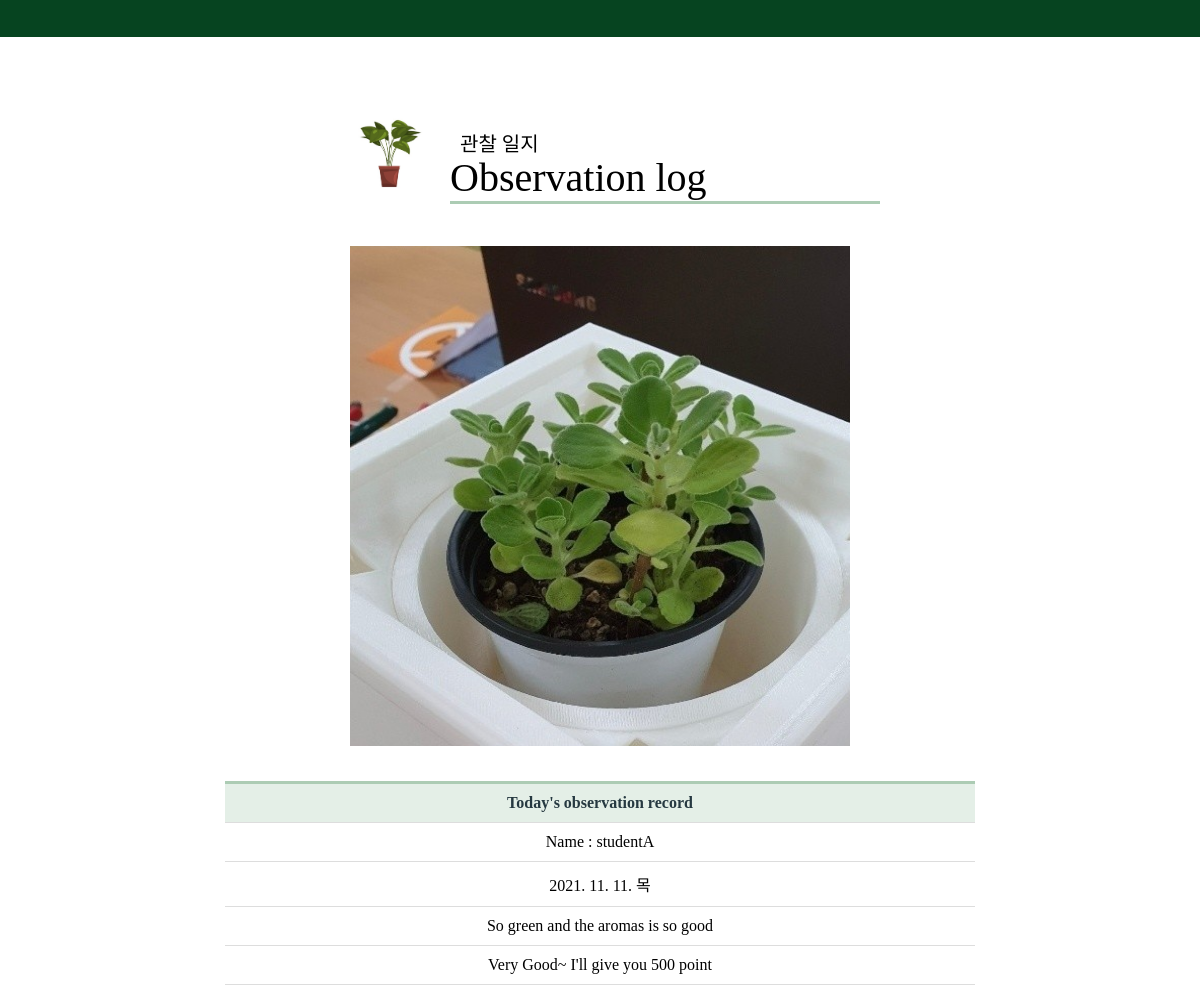
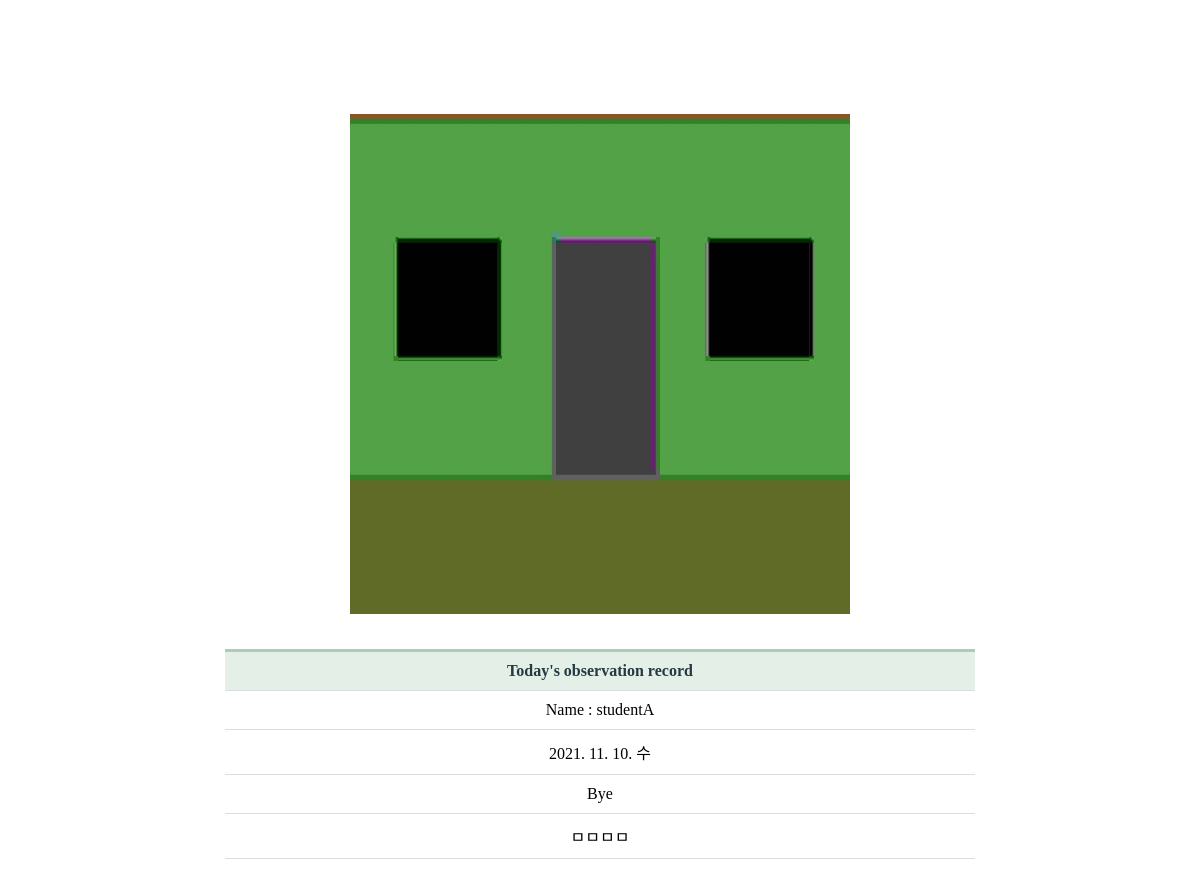
/observation/3, run on the app's committed database (2 pictures, top to bottom).
### administrator/models.py (models this page shows, shortened)
class Observe(models.Model):
    student = models.ForeignKey(Student, on_delete=models.CASCADE, null=False)
    image = models.ImageField(upload_to = 'images/', blank=True, null=True )
    title = models.CharField(max_length=100, null=False)
    content = models.TextField(null=False)
    feedback = models.TextField(null=True, blank=True)
    water = models.IntegerField( null=True, blank=True)
    receive_date = models.CharField(max_length=100, null=False)

class Student(models.Model):
    name = models.CharField(max_length=20, null=False)
    point =  models.IntegerField( null=True, blank=True)
    point_used = models.IntegerField(default=0, blank=True, null=True)

### administrator/views.py (the view, shortened to what this page needs)
# urls.py: path('observation/<int:pk>', views.LogDetailView.as_view(), name='log_detail'),
class LogDetailView(DetailView):
    template_name = 'administrator/observation/record.html'
    model = Student
    def get(self, request, *args, **kwargs):
        self.object = self.get_object()
        context = self.get_context_data()
        context['observe'] = Observe.objects.filter(
            student =  self.object
            )
        return self.render_to_response(context)

### administrator/templates/administrator/observation/record.html (shortened to what this page needs)
{% load static %}
<!DOCTYPE html>
<html>
<head>
    <link rel="stylesheet" href="{% static 'All.css' %}" />
</head>
<body>
   <div class="design">
        <div id="student_list">
            <header>
            </header>
            <div id="head">
            <h3>관찰 일지</h3>
            <h1>Observation log</h1>
        </div>
        <div id="top">
            <img id="topImg" src="{%static 'observation/plant.jpg' %}"/>
         </div>
   </div>
{% for object in observe reversed %}
    <div id = "plant_image">
        {% if object.image %}
        <img id="P_img" src="{{ object.image.url }}"/>
        {% else %}
        <img id="P_img" src="{{ object.image}}"/>
        {% endif %}
    </div>
    <table class="plant_table">
        <thead>
            <tr>
                <th >Today's observation record</th>
            </tr>
            <tr>
                <td>Name : {{student.name}}</td>
            </tr>
            <tr>
                <td>{{object.receive_date}}</td>
            </tr>
            <tr>
                <td>{{ object.content }}</td>
            </tr>
            <tr>
                <td>
                    {% if object.feedback %}
                    {{object.feedback}}
                    {% endif %}
                </td>
            </tr>
        </thead>
    </table>
{% endfor %}
</body>
</html>

### administrator/static/All.css (style rules this page uses)
body { display: flex; justify-content: center; align-items: center; background: rgb(255, 255, 255); overflow:auto; }
header { position: fixed !important; width: 100%; justify-content: center; align-items: center; width:100%; height:50px; left:0px; top:-13px; background-color: rgb(6, 68, 32); position: relative; }
h1 { position:relative; font-size:40px; color: rgb(0, 0, 0); font-weight:500; top:70px; left:65px; margin-left: auto; margin-right: auto; width:430px; border-bottom:3px solid rgb(172, 204, 180); z-index:0; }
h3 { position:relative; font-size:20px; color: rgb(0, 0, 0); font-weight:500; top:100px; left:70px; margin-left: auto; margin-right: auto; width:420px; z-index:0; }
#top { position:relative }
#topImg { position:relative; display:block; margin:auto; width:95px; height:95px; left:-210px; top:-55px; border-bottom:2px; z-index:2; }
#plant_image { position:relative }
#P_img { position:relative; display:block; margin:auto; width:500px; height:500px; top:-10px; z-index:2; }
.plant_table { position:relative; width: 750px; height:200px; top:25px; margin-left: auto; margin-right: auto; margin-bottom:150px; text-align:center; border-collapse: collapse; border-top: 3px solid rgb(172, 204, 180); }
.plant_table th { color: rgb(38, 57, 65); background: rgb(228, 239, 231); text-align: center; }
.plant_table th, .plant_table td { padding: 10px; border: 1px solid #ddd; }
.plant_table th:first-child, .plant_table td:first-child { border-left: 0; }
.plant_table th:last-child, .plant_table td:last-child { border-right: 0; }
.plant_table tr td:first-child { text-align: center; }

### data on the page
Observe: image (picture), receive_date "2021. 11. 11. 목", content "So green and the aromas is so good", feedback "Very Good~ I'll give you 500 point"
Student: name "studentA"
Observe: image (picture), receive_date "2021. 11. 10. 수", content "Bye", feedback "ㅁㅁㅁㅁ"
